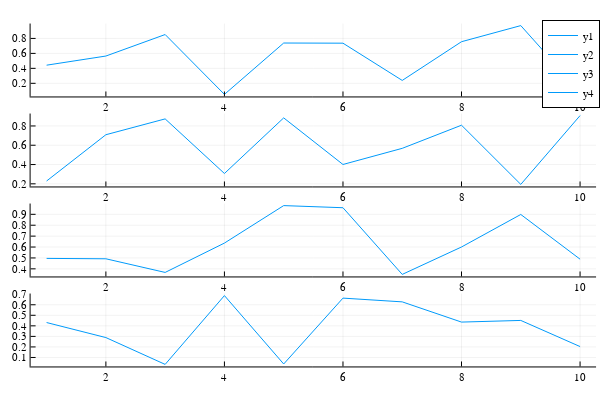

Source (notebook cell):
### Code cell
begin
	x4 = 1:10; 
	y4 = rand(10, 4)
	plot(x4, y4, layout = (4, 1))
end

### Figure 1 — Plotly figure (JSON) as saved in the notebook; plotly's stock layout.template omitted (floating-point values rounded to 4 significant figures)
{"data": [{"colorbar": {"title": ""}, "legendgroup": "y1", "line": {"color": "rgba(0, 154, 250, 1.000)", "dash": "solid", "shape": "linear", "width": 1}, "mode": "lines", "name": "y1", "showlegend": true, "type": "scatter", "x": [1, 2, 3, 4, 5, 6, 7, 8, 9, 10], "xaxis": "x1", "y": [0.4424, 0.5647, 0.8522, 0.05183, 0.7387, 0.7366, 0.2386, 0.7562, 0.9715, 0.08527], "yaxis": "y1", "zmax": null, "zmin": null}, {"colorbar": {"title": ""}, "legendgroup": "y2", "line": {"color": "rgba(0, 154, 250, 1.000)", "dash": "solid", "shape": "linear", "width": 1}, "mode": "lines", "name": "y2", "showlegend": true, "type": "scatter", "x": [1, 2, 3, 4, 5, 6, 7, 8, 9, 10], "xaxis": "x2", "y": [0.2291, 0.709, 0.8732, 0.3071, 0.8837, 0.4007, 0.5679, 0.8078, 0.194, 0.9073], "yaxis": "y2", "zmax": null, "zmin": null}, {"colorbar": {"title": ""}, "legendgroup": "y3", "line": {"color": "rgba(0, 154, 250, 1.000)", "dash": "solid", "shape": "linear", "width": 1}, "mode": "lines", "name": "y3", "showlegend": true, "type": "scatter", "x": [1, 2, 3, 4, 5, 6, 7, 8, 9, 10], "xaxis": "x3", "y": [0.4958, 0.4922, 0.3672, 0.6363, 0.98, 0.9606, 0.3491, 0.6004, 0.8986, 0.4887], "yaxis": "y3", "zmax": null, "zmin": null}, {"colorbar": {"title": ""}, "legendgroup": "y4", "line": {"color": "rgba(0, 154, 250, 1.000)", "dash": "solid", "shape": "linear", "width": 1}, "mode": "lines", "name": "y4", "showlegend": true, "type": "scatter", "x": [1, 2, 3, 4, 5, 6, 7, 8, 9, 10], "xaxis": "x4", "y": [0.4313, 0.2888, 0.0345, 0.6867, 0.03828, 0.663, 0.6273, 0.4356, 0.4514, 0.2035], "yaxis": "y4", "zmax": null, "zmin": null}], "layout": {"annotations": [], "height": 400, "legend": {"bgcolor": "rgba(255, 255, 255, 1.000)", "bordercolor": "rgba(0, 0, 0, 1.000)", "borderwidth": 1, "font": {"color": "rgba(0, 0, 0, 1.000)", "family": "sans-serif", "size": 11}, "title": {"font": {"color": "rgba(0, 0, 0, 1.000)", "family": "sans-serif", "size": 15}, "text": ""}, "tracegroupgap": 0, "traceorder": "normal", "x": 1, "xanchor": "auto", "y": 1, "yanchor": "auto"}, "margin": {"b": 20, "l": 0, "r": 0, "t": 20}, "paper_bgcolor": "rgba(255, 255, 255, 1.000)", "plot_bgcolor": "rgba(255, 255, 255, 1.000)", "showlegend": true, "width": 600, "xaxis1": {"anchor": "y1", "domain": [0.05101, 0.9934], "gridcolor": "rgba(0, 0, 0, 0.100)", "gridwidth": 0.5, "linecolor": "rgba(0, 0, 0, 1.000)", "mirror": false, "range": [0.73, 10.27], "showgrid": true, "showline": true, "showticklabels": true, "tickangle": 0, "tickcolor": "rgb(0, 0, 0)", "tickfont": {"color": "rgba(0, 0, 0, 1.000)", "family": "sans-serif", "size": 11}, "tickmode": "array", "ticks": "inside", "ticktext": ["2", "4", "6", "8", "10"], "tickvals": [2, 4, 6, 8, 10], "title": "", "titlefont": {"color": "rgba(0, 0, 0, 1.000)", "family": "sans-serif", "size": 15}, "type": "-", "visible": true, "zeroline": false, "zerolinecolor": "rgba(0, 0, 0, 1.000)"}, "xaxis2": {"anchor": "y2", "domain": [0.05101, 0.9934], "gridcolor": "rgba(0, 0, 0, 0.100)", "gridwidth": 0.5, "linecolor": "rgba(0, 0, 0, 1.000)", "mirror": false, "range": [0.73, 10.27], "showgrid": true, "showline": true, "showticklabels": true, "tickangle": 0, "tickcolor": "rgb(0, 0, 0)", "tickfont": {"color": "rgba(0, 0, 0, 1.000)", "family": "sans-serif", "size": 11}, "tickmode": "array", "ticks": "inside", "ticktext": ["2", "4", "6", "8", "10"], "tickvals": [2, 4, 6, 8, 10], "title": "", "titlefont": {"color": "rgba(0, 0, 0, 1.000)", "family": "sans-serif", "size": 15}, "type": "-", "visible": true, "zeroline": false, "zerolinecolor": "rgba(0, 0, 0, 1.000)"}, "xaxis3": {"anchor": "y3", "domain": [0.05101, 0.9934], "gridcolor": "rgba(0, 0, 0, 0.100)", "gridwidth": 0.5, "linecolor": "rgba(0, 0, 0, 1.000)", "mirror": false, "range": [0.73, 10.27], "showgrid": true, "showline": true, "showticklabels": true, "tickangle": 0, "tickcolor": "rgb(0, 0, 0)", "tickfont": {"color": "rgba(0, 0, 0, 1.000)", "family": "sans-serif", "size": 11}, "tickmode": "array", "ticks": "inside", "ticktext": ["2", "4", "6", "8", "10"], "tickvals": [2, 4, 6, 8, 10], "title": "", "titlefont": {"color": "rgba(0, 0, 0, 1.000)", "family": "sans-serif", "size": 15}, "type": "-", "visible": true, "zeroline": false, "zerolinecolor": "rgba(0, 0, 0, 1.000)"}, "xaxis4": {"anchor": "y4", "domain": [0.05101, 0.9934], "gridcolor": "rgba(0, 0, 0, 0.100)", "gridwidth": 0.5, "linecolor": "rgba(0, 0, 0, 1.000)", "mirror": false, "range": [0.73, 10.27], "showgrid": true, "showline": true, "showticklabels": true, "tickangle": 0, "tickcolor": "rgb(0, 0, 0)", "tickfont": {"color": "rgba(0, 0, 0, 1.000)", "family": "sans-serif", "size": 11}, "tickmode": "array", "ticks": "inside", "ticktext": ["2", "4", "6", "8", "10"], "tickvals": [2, 4, 6, 8, 10], "title": "", "titlefont": {"color": "rgba(0, 0, 0, 1.000)", "family": "sans-serif", "size": 15}, "type": "-", "visible": true, "zeroline": false, "zerolinecolor": "rgba(0, 0, 0, 1.000)"}, "yaxis1": {"anchor": "x1", "domain": [0.7876, 0.9902], "gridcolor": "rgba(0, 0, 0, 0.100)", "gridwidth": 0.5, "linecolor": "rgba(0, 0, 0, 1.000)", "mirror": false, "range": [0.02425, 0.9991], "showgrid": true, "showline": true, "showticklabels": true, "tickangle": 0, "tickcolor": "rgb(0, 0, 0)", "tickfont": {"color": "rgba(0, 0, 0, 1.000)", "family": "sans-serif", "size": 11}, "tickmode": "array", "ticks": "inside", "ticktext": ["0.2", "0.4", "0.6", "0.8"], "tickvals": [0.2, 0.4, 0.6, 0.8], "title": "", "titlefont": {"color": "rgba(0, 0, 0, 1.000)", "family": "sans-serif", "size": 15}, "type": "-", "visible": true, "zeroline": false, "zerolinecolor": "rgba(0, 0, 0, 1.000)"}, "yaxis2": {"anchor": "x2", "domain": [0.5376, 0.7402], "gridcolor": "rgba(0, 0, 0, 0.100)", "gridwidth": 0.5, "linecolor": "rgba(0, 0, 0, 1.000)", "mirror": false, "range": [0.1726, 0.9287], "showgrid": true, "showline": true, "showticklabels": true, "tickangle": 0, "tickcolor": "rgb(0, 0, 0)", "tickfont": {"color": "rgba(0, 0, 0, 1.000)", "family": "sans-serif", "size": 11}, "tickmode": "array", "ticks": "inside", "ticktext": ["0.2", "0.4", "0.6", "0.8"], "tickvals": [0.2, 0.4, 0.6, 0.8], "title": "", "titlefont": {"color": "rgba(0, 0, 0, 1.000)", "family": "sans-serif", "size": 15}, "type": "-", "visible": true, "zeroline": false, "zerolinecolor": "rgba(0, 0, 0, 1.000)"}, "yaxis3": {"anchor": "x3", "domain": [0.2876, 0.4902], "gridcolor": "rgba(0, 0, 0, 0.100)", "gridwidth": 0.5, "linecolor": "rgba(0, 0, 0, 1.000)", "mirror": false, "range": [0.3302, 0.9989], "showgrid": true, "showline": true, "showticklabels": true, "tickangle": 0, "tickcolor": "rgb(0, 0, 0)", "tickfont": {"color": "rgba(0, 0, 0, 1.000)", "family": "sans-serif", "size": 11}, "tickmode": "array", "ticks": "inside", "ticktext": ["0.4", "0.5", "0.6", "0.7", "0.8", "0.9"], "tickvals": [0.4, 0.5, 0.6, 0.7, 0.8, 0.9], "title": "", "titlefont": {"color": "rgba(0, 0, 0, 1.000)", "family": "sans-serif", "size": 15}, "type": "-", "visible": true, "zeroline": false, "zerolinecolor": "rgba(0, 0, 0, 1.000)"}, "yaxis4": {"anchor": "x4", "domain": [0.03762, 0.2402], "gridcolor": "rgba(0, 0, 0, 0.100)", "gridwidth": 0.5, "linecolor": "rgba(0, 0, 0, 1.000)", "mirror": false, "range": [0.01494, 0.7062], "showgrid": true, "showline": true, "showticklabels": true, "tickangle": 0, "tickcolor": "rgb(0, 0, 0)", "tickfont": {"color": "rgba(0, 0, 0, 1.000)", "family": "sans-serif", "size": 11}, "tickmode": "array", "ticks": "inside", "ticktext": ["0.1", "0.2", "0.3", "0.4", "0.5", "0.6", "0.7"], "tickvals": [0.1, 0.2, 0.3, 0.4, 0.5, 0.6, 0.7], "title": "", "titlefont": {"color": "rgba(0, 0, 0, 1.000)", "family": "sans-serif", "size": 15}, "type": "-", "visible": true, "zeroline": false, "zerolinecolor": "rgba(0, 0, 0, 1.000)"}}}
